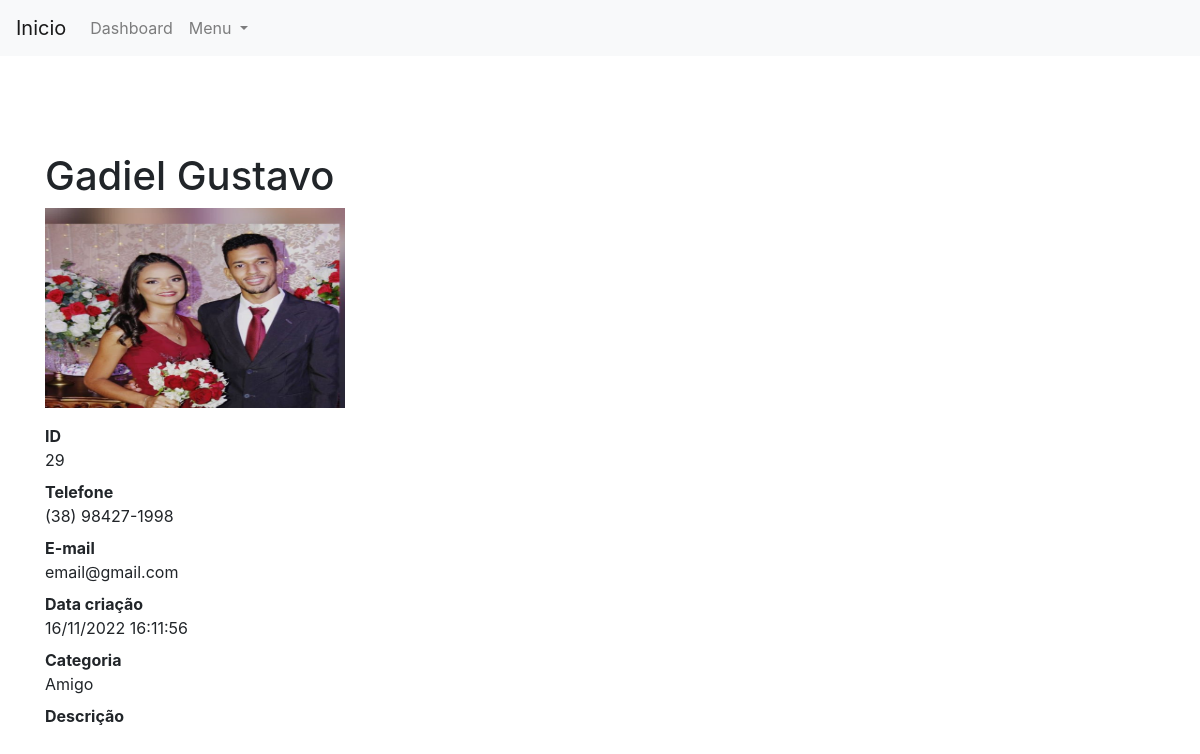
Screenshot of /29 with the database file from the repository.
### contatos/models.py (models this page shows, shortened)
class Contato(models.Model):
    nome = models.CharField(max_length=255)
    sobrenome = models.CharField(max_length=255, blank=True)
    telefone = models.CharField(max_length=255)
    email =  models.CharField(max_length=255, blank=True)
    data_criacao = models.DateTimeField(default=timezone.now)
    descricao = models.TextField(blank=True)
    categoria = models.ForeignKey(Categoria, on_delete=models.DO_NOTHING)
    mostrar = models.BooleanField(default=True)
    foto = models.ImageField(blank=True, upload_to='pictures')

class Categoria(models.Model):
    nome = models.CharField(max_length=255)
    def __str__(self):
        return self.nome

### contatos/views.py (the view)
# urls.py: path('<int:contato_id>', views.mostrar_contato, name='mostrar_contato'),
def mostrar_contato(request, contato_id):
    contato = get_object_or_404(Contato, id=contato_id )
    if not contato.mostrar:
        messages.error(request, "Contato não encontrado")
        return redirect('dashboard')
    return render(request, 'contatos/mostrar_contato.html', {
        'contato': contato
    })

### templates/contatos/mostrar_contato.html (shortened to what this page needs)
{% extends 'base.html' %}
{% block 'content' %}
<h1 class="mt-5">{{contato.nome}} {{contato.sobrenome}}</h1>
        <dl>
          {%if contato.foto %}
          <p>
            <img style='width: 300px; height: 200px' src="{{contato.foto.url}}"> </img>
          </p>
          {%endif %}
          <dt>ID</dt>
          <dd>{{contato.id}}</dd>
          <dt>Telefone</dt>
          <dd>{{contato.telefone}}</dd>
          <dt>E-mail</dt>
          <dd>{{contato.email}}</dd>
          <dt>Data criação</dt>
          <dd>{{contato.data_criacao|date:'d/m/Y H:m:s'}}</dd>
          <dt>Categoria</dt>
          <dd>{{contato.categoria}}</dd>
          <dt>Descrição</dt>
        </dl>
{% endblock 'content' %}

### rows the page displays
Contato: nome "Gadiel", sobrenome "Gustavo", foto (picture), id "29", telefone "(38) 98427-1998", email "email@gmail.com", data_criacao "16/11/2022 16:11:56", categoria "Amigo"
